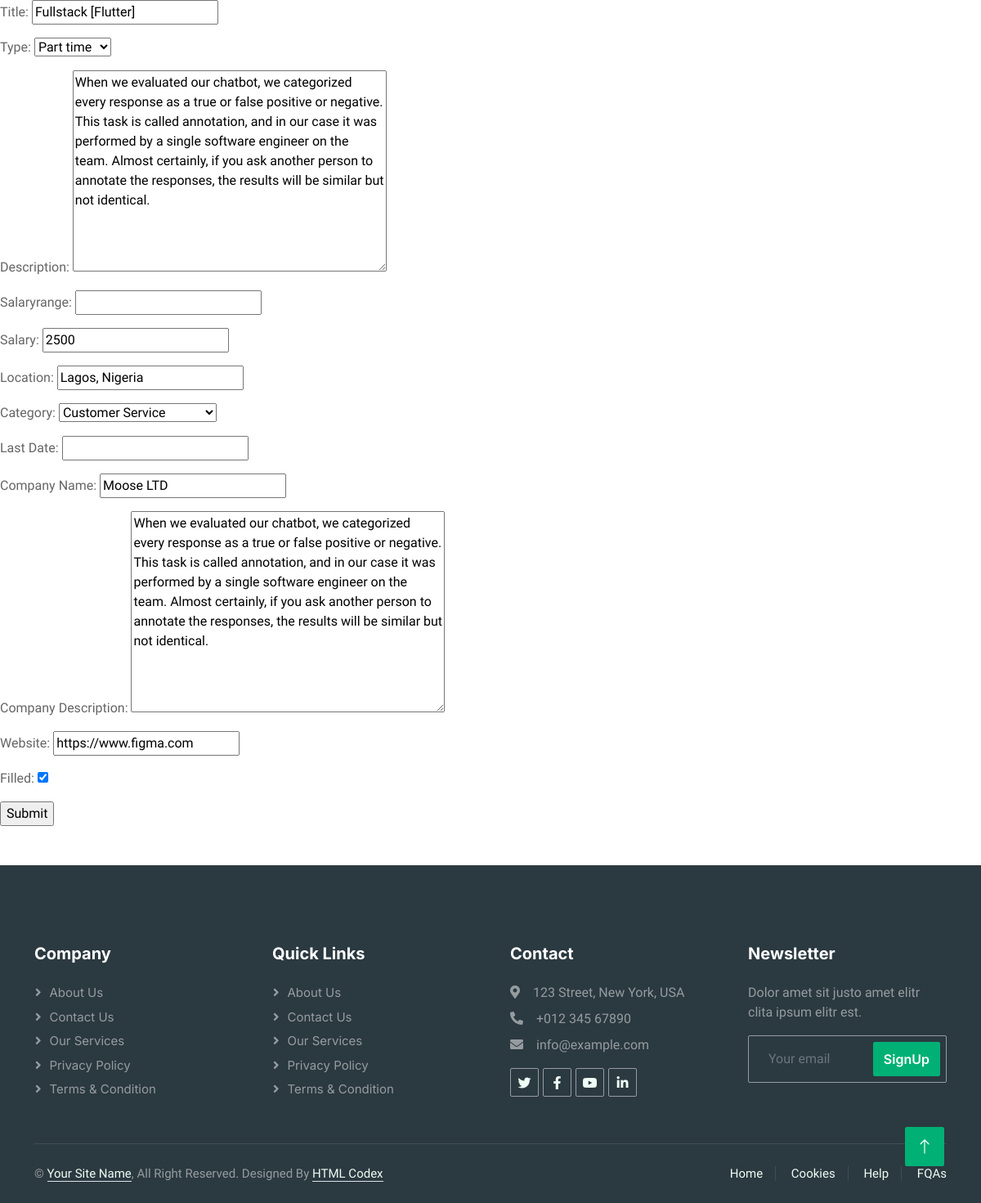
/edit-job/2/ (signed in), run on the app's committed database.
### jobapp/models.py (models this page shows, shortened)
class Job(models.Model):
    JOB_TYPE = (("1", "Full time"), ("2", "Part time"), ("3", "Internship"))
    employer =models.ForeignKey(Employer, on_delete=models.CASCADE, null=True, blank=True)
    title =models.CharField(max_length=200)
    type = models.CharField(choices=JOB_TYPE, max_length=10)
    description=models.TextField(blank=True,null=True)
    salaryrange=models.CharField(max_length=50,blank=True,null=True)
    salary=models.IntegerField(default=0, blank=True,null=True)
    Location=models.CharField(max_length=2000, blank=True,null=True)
    category =models.ForeignKey(Category,on_delete=models.CASCADE, null=True, blank=True)
    last_date = models.DateTimeField(null=True, blank=True)
    company_name = models.CharField(max_length=100)
    company_description = models.TextField()
    website = models.CharField(max_length=100, default="")
    created_at = models.DateTimeField(default=timezone.now)
    filled = models.BooleanField(default=False)

### employerprofile/views.py (the view)
# urls.py: path('edit-job/<str:pk>/',editjob,name='create_job'),
@login_required(login_url='loggin')
def editjob(request, pk):
    jobdetails = G.job.get(pk=pk)
    form=CreateJobForm(instance= jobdetails)
    if request.method=='POST':
        form=CreateJobForm(request.POST, instance=jobdetails)
        if form.is_valid():
            form.save()
            return redirect('jobapp:job_details', jobdetails.pk)
    return render(request,'job/create_job.html',{'form':form})

### jobapp/forms.py (shortened to what this page needs)
class CreateJobForm(forms.ModelForm):
    class Meta:
        model = Job
        exclude = ("created_at", "employer",)
        labels = {
            "last_date": "Last Date",
            "company_name": "Company Name",
            "company_description": "Company Description",
        }

### jobapp/models.py (called while the page is built)
    def __str__(self):
        return self.name

### employerprofile/templates/job/create_job.html (shortened to what this page needs)
{% extends 'main.html' %}
{% block content %}
<div>
    <form method="POST" action="">
        {{form.as_p}}
        <input type="submit" value="Submit">
    </form>
</div>
{% endblock %}

### jobapp/static/css/style.css (style rules this page uses)
:root { --primary: #00B074; --secondary: #2B9BFF; --light: #EFFDF5; --dark: #2B3940; }

### data on the page
Job: title "Fullstack [Flutter]", type "Part time", description "When we evaluated our chatbot, we categorized every response as a true or false positive or negative. This task is called annotation, and in our case it was performed by a single software engineer on the team. Almost certainly, if you ask another person to annotate the responses, the results will be similar but not identical.", salary "2500", Location "Lagos, Nigeria", category "Customer Service", company_name "Moose LTD", company_description "When we evaluated our chatbot, we categorized every response as a true or false positive or negative. This task is called annotation, and in our case it was performed by a single software engineer on the team. Almost certainly, if you ask another person to annotate the responses, the results will be similar but not identical.", website "https://www.figma.com", filled "☑"
